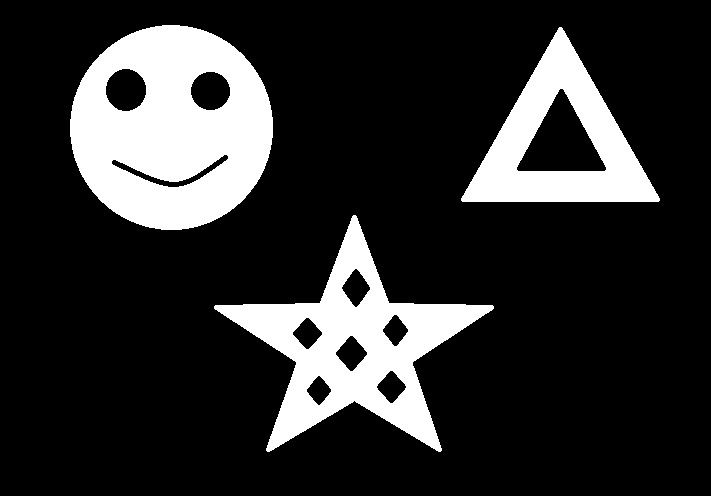
#> input picture DATA/25_contour.jpg, 711 x 496 px, found by its file name
$ jupyter execute maskeleme.ipynb
#> lines starting #> are read from the running program, lines starting #| are printed output that depends on the picture; after the words box and inside, x2 and y2 are one past the last pixel; in counts of white or black regions, pixels touching at a corner belong together
[cell 1]
import cv2
import matplotlib.pyplot as plt

kucukResim = cv2.imread('25_contour.jpg')
#> kucukResim is the input picture: shape (496, 711, 3); min 0, max 255, mean 46.7
buyukResim = cv2.imread('7_sultan_ahmet.jpg')
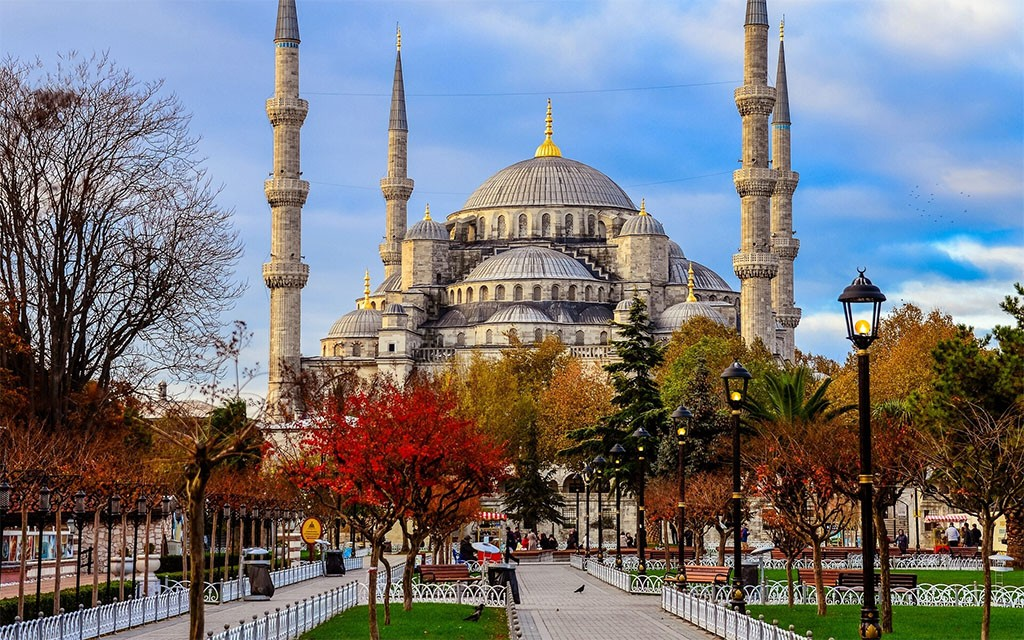
#> input picture DATA/7_sultan_ahmet.jpg, 1024 x 640 px, found by its file name
#> buyukResim is the input picture: shape (640, 1024, 3); mean B, G, R 125.2, 119.5, 119.2
kucukResim = cv2.cvtColor(kucukResim, cv2.COLOR_RGB2BGR)
buyukResim = cv2.cvtColor(buyukResim, cv2.COLOR_RGB2BGR)

kYukseklik, kGenislik, kKanal = kucukResim.shape
#> kYukseklik = 496; kGenislik = 711; kKanal = 3
bYukseklik, bGenislik, bKanal = buyukResim.shape
#> bYukseklik = 640; bGenislik = 1024; bKanal = 3

roi_alan = buyukResim[bYukseklik-kYukseklik:, bGenislik-kGenislik:]
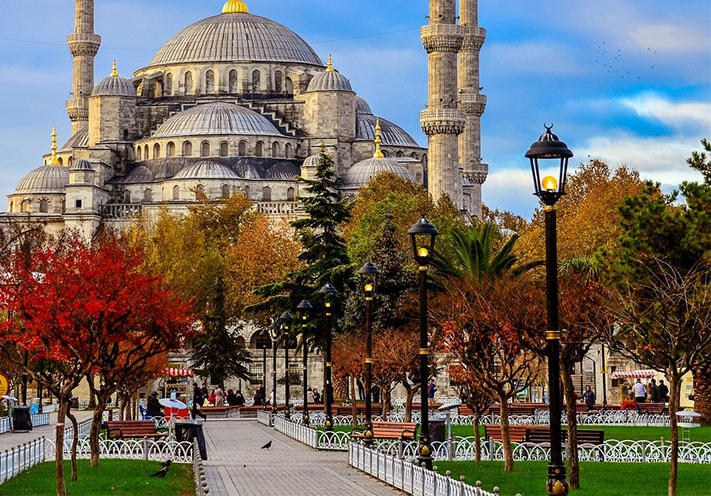
#> roi_alan: shape (496, 711, 3); mean R, G, B 112.6, 106.1, 98.9
kucukResimGray = cv2.cvtColor(kucukResim, cv2.COLOR_BGR2GRAY)

ret, maske = cv2.threshold(kucukResimGray, 10, 255, cv2.THRESH_BINARY)
#> maske: shape (496, 711); 18.3% white; 3 white regions, box (x1, y1, x2, y2) and area: (70, 25, 273, 230) 29537, (214, 215, 494, 452) 21033, (461, 27, 660, 202) 14054

maske_tersi = cv2.bitwise_not(maske)
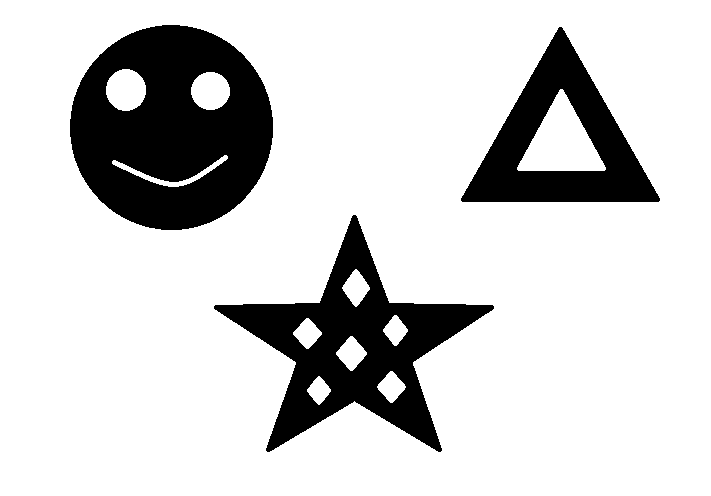
#> maske_tersi: shape (496, 711); 81.7% white; 3 black regions, box (x1, y1, x2, y2) and area: (70, 25, 273, 230) 29537, (214, 215, 494, 452) 21033, (461, 27, 660, 202) 14054
roi_alan_bg = cv2.bitwise_and(roi_alan, roi_alan, mask = maske_tersi)
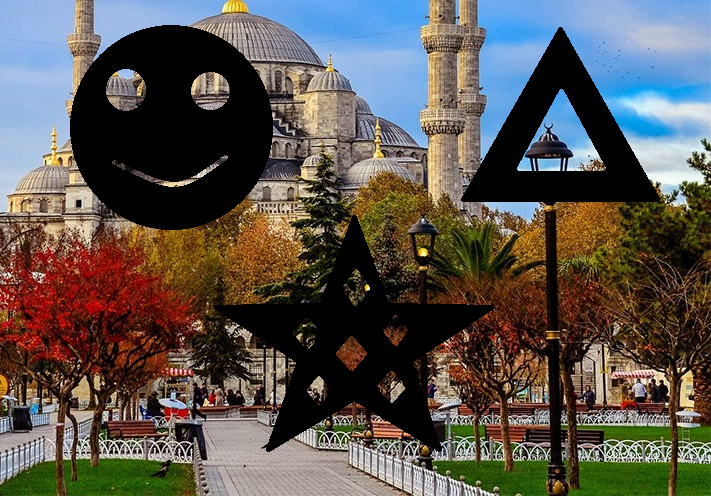
#> roi_alan_bg: shape (496, 711, 3); mean R, G, B 90.4, 85.1, 79
roi_alan_fg = cv2.bitwise_and(kucukResim, kucukResim, mask = maske)

birlesmisParca = cv2.add(roi_alan_bg, roi_alan_fg)
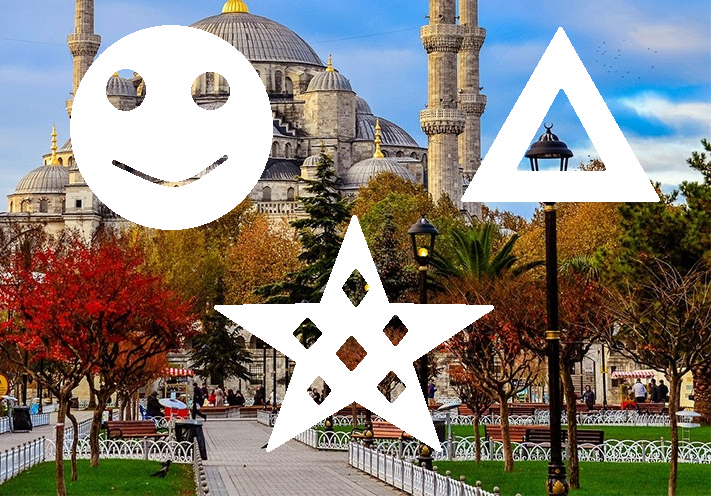
#> birlesmisParca: shape (496, 711, 3); mean R, G, B 137.1, 131.8, 125.7

buyukResim[bYukseklik-kYukseklik:, bGenislik-kGenislik:] = birlesmisParca
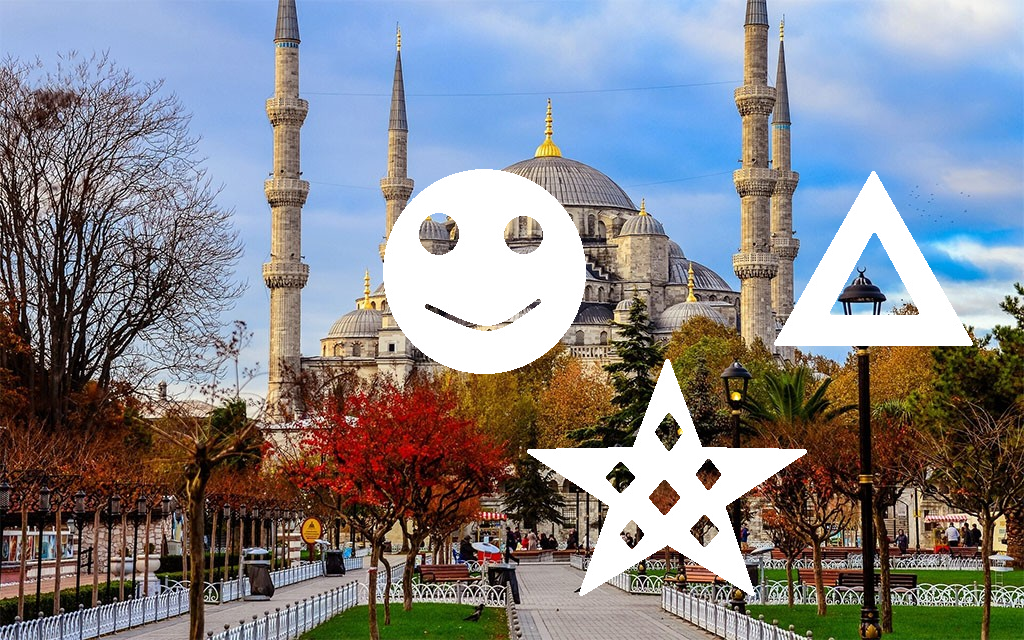
#> buyukResim: shape (640, 1024, 3); mean R, G, B 132.3, 133.4, 139.6

plt.imshow(buyukResim)
